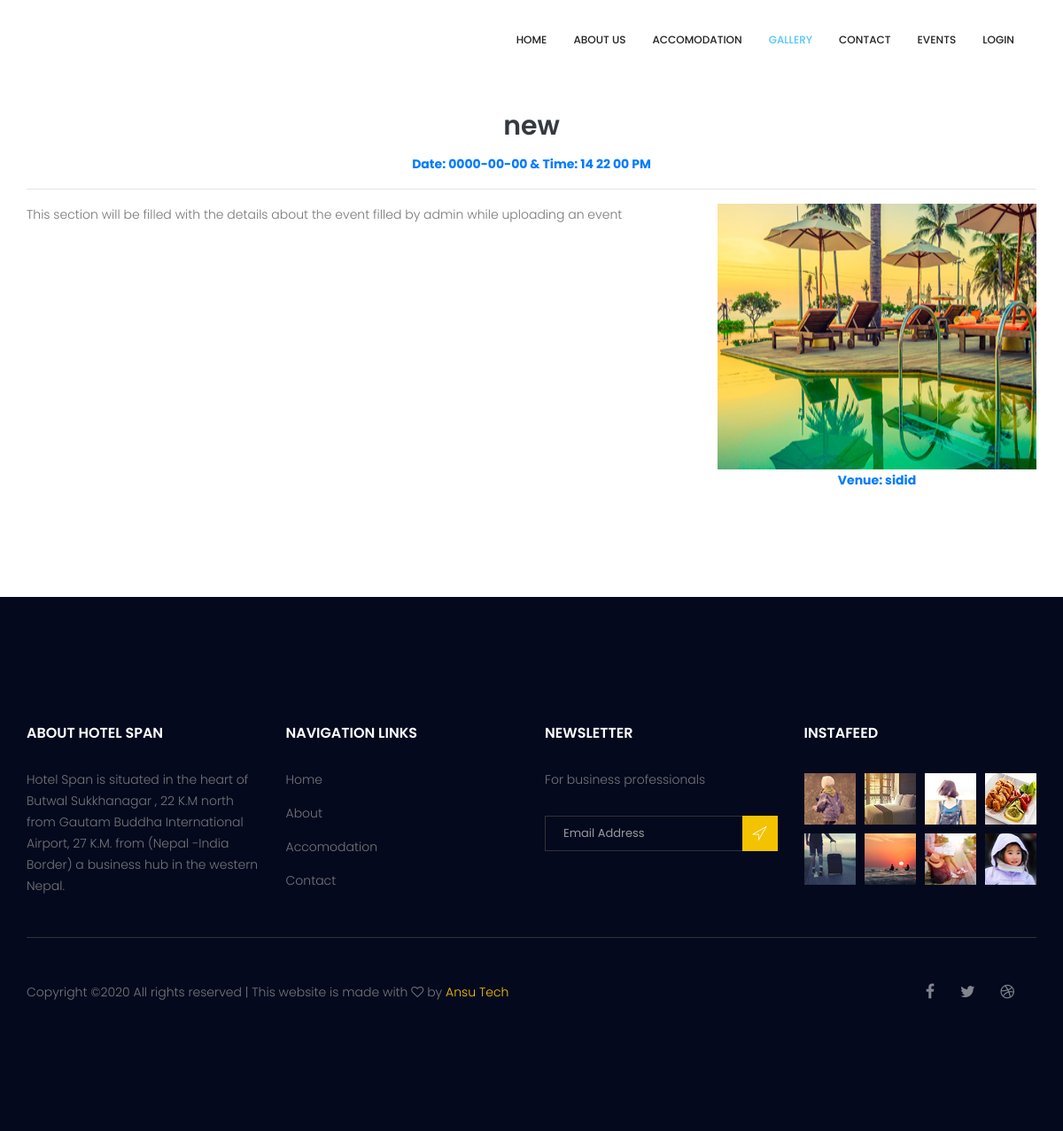
The page /spandashboard/eventdetailsnew.php?id=31 on the database its author committed.
### tables this page shows
CREATE TABLE `events` (
  `id` int(11) NOT NULL,
  `title` varchar(55) NOT NULL,
  `description` text NOT NULL,
  `image` varchar(200) NOT NULL,
  `date` date NOT NULL,
  `time` time(6) NOT NULL,
  `venue` varchar(50) NOT NULL,
  `organizer` varchar(50) NOT NULL
);

### spandashboard/eventdetailsnew.php (the view, shortened to what this page needs)
<?php
$id = $_GET['id'];
?>
<!doctype html>
<html lang="en">
    <head>
        <link rel="stylesheet" href="../css/bootstrap.css">
        <link rel="stylesheet" href="../vendors/linericon/style.css">
        <link rel="stylesheet" href="../css/font-awesome.min.css">
        <link rel="stylesheet" href="../vendors/bootstrap-datepicker/bootstrap-datetimepicker.min.css">
        <link rel="stylesheet" href="../vendors/nice-select/css/nice-select.css">
        <link rel="stylesheet" href="../vendors/owl-carousel/owl.carousel.min.css">
        <link rel="stylesheet" href="../vendors/lightbox/simpleLightbox.css">
        <link rel="stylesheet" href="../css/style.css">
        <link rel="stylesheet" href="../css/responsive.css">
    </head>
    <body>
<header class="header_area">
    <div class="container">
        <nav class="navbar navbar-expand-lg navbar-light">
            <a class="navbar-brand logo_h" href="index.html"><img src="image/logo_span.png" alt=""></a>
            <div class="collapse navbar-collapse offset" id="navbarSupportedContent">
                <ul class="nav navbar-nav menu_nav ml-auto">
                    <li class="nav-item"><a class="nav-link" href="../index.html">Home</a></li>
                    <li class="nav-item"><a class="nav-link" href="../index.html#abt">About us</a></li>
                    <li class="nav-item"><a class="nav-link" href="../index.html#acmdtn">Accomodation</a></li>
                    <li class="nav-item active"><a class="nav-link" href="uigallery.html">Gallery</a></li>
                  <li class="nav-item"><a class="nav-link" href="../contact.html">Contact</a></li>
                  <li class="nav-item"><a class="nav-link" href="displayevent.php">Events</a></li>
                  <li class="nav-item"><a class="nav-link" href="../login/login.php">Login</a></li>
                </ul>
            </div>
        </nav>
    </div>
</header>
        <section class="gallery_area section_gap">
            <div class="container">
             <?php
                $conn = mysqli_connect("localhost","root","","hotelspan");
               $sql ="SELECT `title`,`description`,`date`,TIME_FORMAT(`time`,'%H %i %s %p') as `time`,`description`,`venue`,`id`,`image`,`organizer` FROM events where id =$id ";
                $result =mysqli_query($conn,$sql);
                if($result){
                    while($row = mysqli_fetch_assoc($result)){
                $title=$row['title'];
                $image=$row['image'];
                $description =$row['description'];
                $date = $row['date'];
                $time = $row['time'];
                $venue = $row['venue'];
             ?>
                <div class=" row">
                     <div class="col-md-12  " >
                         <div  class="text-center">
                             <h2 class="text-dark "><?php echo $title?></h2>
                             <p class="text-primary  font-weight-bold"> <?php echo "Date: ".$date;  ?> &amp; <?php echo "Time: ".$time ?></p>
                         </div>
                         <hr>
                         <div class="row">
                                <div class="col-md-12 col-sm-12 text-center" >
                                    <div class="row">
                                        <div class="col-md-8 ">
                                              <p  class=""style="text-align:justify"> <?php echo $description;  ?> </p>
                                        </div>
                                        <div class="col-md-4">
                                              <img  style="height:300px;width:100%;" src="<?php echo $image;?>" >
                                              <span class="text-primary font-weight-bold "><?php echo "Venue: ".$venue?></span>
                                        </div>
                                    </div>
                                 </div>
                                                <?php
                                                    }
                                                }
                                        ?>
                        </div>
                     </div>
                </div>
            </div>
        </section>
        <footer class="footer-area section_gap">
            <div class="container">
                <div class="row">
                    <div class="col-lg-3  col-md-6 col-sm-6">
                        <div class="single-footer-widget">
                            <h6 class="footer_title">About Hotel Span</h6>
                            <p>Hotel Span is situated in the heart of Butwal Sukkhanagar , 22 K.M north from Gautam Buddha International Airport, 27 K.M. from (Nepal -India Border) a business hub in the western Nepal. </p>
                        </div>
                    </div>
                    <div class="col-lg-3 col-md-6 col-sm-6">
                        <div class="single-footer-widget">
                            <h6 class="footer_title">Navigation Links</h6>
                            <div class="row">
                                <div class="col-4">
                                    <ul class="list_style">
                                        <li><a href="#">Home</a></li>
                                        <li><a href="about.html">About</a></li>
                                        <li><a href="index.html#acmdtn">Accomodation</a></li>
                                        <li><a href="contact.html">Contact</a></li>
                                    </ul>
                                </div>
                                <div class="col-4">
                                </div>
                            </div>
                        </div>
                    </div>
                    <div class="col-lg-3 col-md-6 col-sm-6">
                        <div class="single-footer-widget">
                            <h6 class="footer_title">Newsletter</h6>
                            <p>For business professionals  </p>
                            <div id="mc_embed_signup">
                                <form target="_blank" action="https://spondonit.us12.list-manage.com/subscribe/post?u=1462626880ade1ac87bd9c93a&amp;id=92a4423d01" method="get" class="subscribe_form relative">
                                    <div class="input-group d-flex flex-row">
                                        <input name="EMAIL" placeholder="Email Address" onfocus="this.placeholder = ''" onblur="this.placeholder = 'Email Address '" required="" type="email">
                                        <button class="btn sub-btn"><span class="lnr lnr-location"></span></button>
                                    </div>
                                </form>
                            </div>
                        </div>
                    </div>
                    <div class="col-lg-3 col-md-6 col-sm-6">
                        <div class="single-footer-widget instafeed">
                            <h6 class="footer_title">InstaFeed</h6>
                            <ul class="list_style instafeed d-flex flex-wrap">
                                <li><img src="../image/instagram/Image-01.jpg" alt=""></li>
                                <li><img src="../image/instagram/image-02.jpg" alt=""></li>
                                <li><img src="../image/instagram/Image-03.jpg" alt=""></li>
                                <li><img src="../image/instagram/image-04.jpg" alt=""></li>
                                <li><img src="../image/instagram/Image-05.jpg" alt=""></li>
                                <li><img src="../image/instagram/Image-06.jpg" alt=""></li>
                                <li><img src="../image/instagram/Image-07.jpg" alt=""></li>
                                <li><img src="../image/instagram/Image-08.jpg" alt=""></li>
                            </ul>
                        </div>
                    </div>
                </div>
                <div class="border_line"></div>
                <div class="row footer-bottom d-flex justify-content-between align-items-center">
                    <p class="col-lg-8 col-sm-12 footer-text m-0">
Copyright &copy;<script>document.write(new Date().getFullYear());</script> All rights reserved | This website is made with <i class="fa fa-heart-o" aria-hidden="true"></i> by <a href="http://ansunepal.com/" target="_blank">Ansu Tech</a>
</p>
                    <div class="col-lg-4 col-sm-12 footer-social">
                        <a href="https://www.facebook.com/hotelspan/"><i class="fa fa-facebook"></i></a>
                        <a href="#"><i class="fa fa-twitter"></i></a>
                        <a href="#"><i class="fa fa-dribbble"></i></a>
                    </div>
                </div>
            </div>
        </footer>
    </body>
</html>

### css/style.css (style rules this page uses)
.list_style { list-style: none; margin: 0px; padding: 0px; }
a { text-decoration: none; -webkit-transition: all 0.3s ease-in-out; -o-transition: all 0.3s ease-in-out; transition: all 0.3s ease-in-out; }
body { line-height: 24px; font-size: 14px; font-family: "Poppins", sans-serif; font-weight: 300; color: #777777; }
section { background: #fff; }
h1, h2, h3, h4, h5, h6 { font-family: "Poppins", sans-serif; font-weight: 600; }
@media (min-width: 1200px) { .container { max-width: 1170px; } }
.section_gap { padding: 120px 0; }
.header_area { position: absolute; top: 0; left: 0; width: 100%; z-index: 20; }
.navbar { padding: 0px; border: 0px; border-radius: 0px; }
.navbar { background: #fff; padding: 0px 25px; }
.navbar .logo_h { padding-top: 0px; width: 90px; height: 90px; }
.navbar .menu_nav .nav-item .nav-link { font: 500 12px/80px "Poppins", sans-serif; color: #222222; text-transform: uppercase; padding: 0px; }
.navbar .menu_nav .nav-item .nav-link:after { display: none; }
.navbar .menu_nav .nav-item:hover .nav-link, .navbar .menu_nav .nav-item.active .nav-link { color: #52c5fd; }
.navbar .menu_nav .nav-item + li { margin-left: 30px; }
h2 { font-size: 30px; }
h6 { font-size: 14px; }
h1, h2, h3, h4, h5, h6 { line-height: 1.5em; }
.footer-area { background: #04091e; padding: 142px 0px; }
.single-footer-widget ul li a { line-height: 25px; display: inline-block; color: #777; -webkit-transition: all 0.3s linear; -o-transition: all 0.3s linear; transition: all 0.3s linear; margin-bottom: 13px; }
.single-footer-widget .instafeed { margin-left: -5px; margin-right: -5px; }
.single-footer-widget .instafeed li { margin: 5px; }
.single-footer-widget .subscribe_form { padding-top: 13px; }
.single-footer-widget .input-group { display: block !important; }
.single-footer-widget input { width: 100%; border: 1px solid #333333; font-size: 13px; line-height: 30px; padding-right: 40px; height: 40px; color: #999999; background: transparent; padding-left: 20px; }
.single-footer-widget .sub-btn { background: #f3c300; color: #fff; font-weight: 300; border-radius: 0; line-height: 34px; padding: 4px 11px 0px; cursor: pointer; position: absolute; right: 0px; top: 0px; }
.footer_title { font-size: 16px; line-height: 24px; font-weight: 600; color: #fff; text-transform: uppercase; margin-bottom: 28px; }
.border_line { width: 100%; height: 1px; background: #333333; margin-top: 30px; }
.footer-bottom { padding-top: 46px; }
.footer-bottom .footer-text a { color: #f3c300; }
.footer-bottom .footer-social { text-align: right; }
.footer-bottom .footer-social a { font-size: 18px; line-height: 30px; color: #82848f; margin-left: 25px; -webkit-transition: all 0.3s linear; -o-transition: all 0.3s linear; transition: all 0.3s linear; }

### spandashboard/eventdetailsnew.php (style rules this page uses)
* { margin:0; padding:0; }

### rows shown on the page
events: title "new", date "0000-00-00", time "14 22 00 PM", description "This section will be filled with the details about the event filled by admin while uploading an event", image (picture), venue "sidid"
